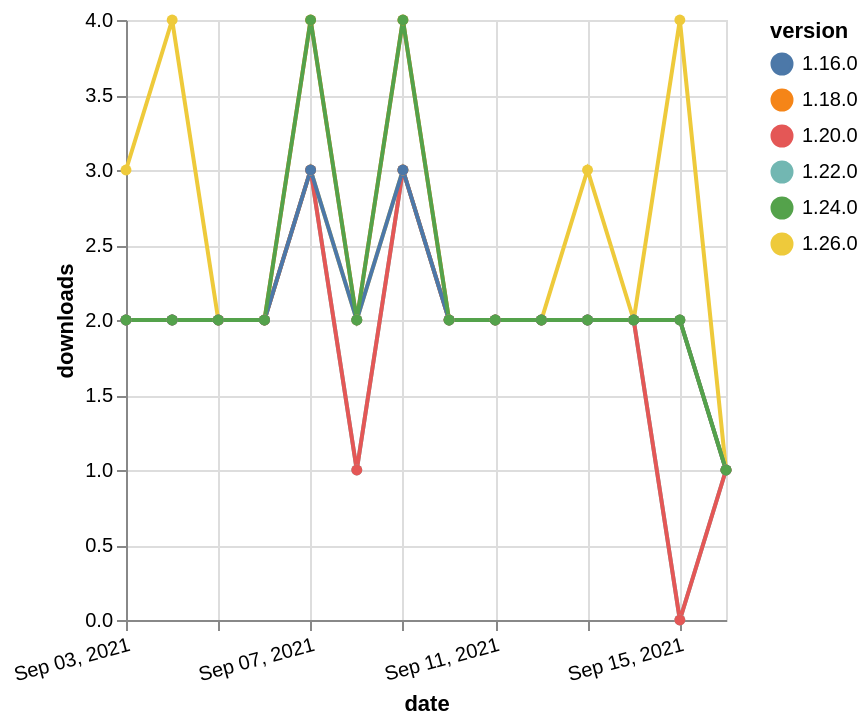

The specification (Vega-Lite) saved for this image:
### Vega-Lite specification from a JSON file in a GitHub repository (floating-point values rounded to 4 significant figures)
{"$schema": "https://vega.github.io/schema/vega-lite/v5.json", "description": "A simple bar chart with embedded data.", "data": {"values": [{"date": "2021-09-03", "total": 1952, "delta": 2, "version": "1.18.0"}, {"date": "2021-09-04", "total": 1954, "delta": 2, "version": "1.18.0"}, {"date": "2021-09-05", "total": 1956, "delta": 2, "version": "1.18.0"}, {"date": "2021-09-06", "total": 1958, "delta": 2, "version": "1.18.0"}, {"date": "2021-09-07", "total": 1962, "delta": 4, "version": "1.18.0"}, {"date": "2021-09-08", "total": 1964, "delta": 2, "version": "1.18.0"}, {"date": "2021-09-09", "total": 1968, "delta": 4, "version": "1.18.0"}, {"date": "2021-09-10", "total": 1970, "delta": 2, "version": "1.18.0"}, {"date": "2021-09-11", "total": 1972, "delta": 2, "version": "1.18.0"}, {"date": "2021-09-12", "total": 1974, "delta": 2, "version": "1.18.0"}, {"date": "2021-09-13", "total": 1976, "delta": 2, "version": "1.18.0"}, {"date": "2021-09-14", "total": 1978, "delta": 2, "version": "1.18.0"}, {"date": "2021-09-15", "total": 1980, "delta": 2, "version": "1.18.0"}, {"date": "2021-09-16", "total": 1981, "delta": 1, "version": "1.18.0"}, {"date": "2021-09-03", "total": 1003, "delta": 2, "version": "1.22.0"}, {"date": "2021-09-04", "total": 1005, "delta": 2, "version": "1.22.0"}, {"date": "2021-09-05", "total": 1007, "delta": 2, "version": "1.22.0"}, {"date": "2021-09-06", "total": 1009, "delta": 2, "version": "1.22.0"}, {"date": "2021-09-07", "total": 1012, "delta": 3, "version": "1.22.0"}, {"date": "2021-09-08", "total": 1013, "delta": 1, "version": "1.22.0"}, {"date": "2021-09-09", "total": 1016, "delta": 3, "version": "1.22.0"}, {"date": "2021-09-10", "total": 1018, "delta": 2, "version": "1.22.0"}, {"date": "2021-09-11", "total": 1020, "delta": 2, "version": "1.22.0"}, {"date": "2021-09-12", "total": 1022, "delta": 2, "version": "1.22.0"}, {"date": "2021-09-13", "total": 1024, "delta": 2, "version": "1.22.0"}, {"date": "2021-09-14", "total": 1026, "delta": 2, "version": "1.22.0"}, {"date": "2021-09-15", "total": 1026, "delta": 0, "version": "1.22.0"}, {"date": "2021-09-16", "total": 1027, "delta": 1, "version": "1.22.0"}, {"date": "2021-09-03", "total": 214, "delta": 3, "version": "1.26.0"}, {"date": "2021-09-04", "total": 218, "delta": 4, "version": "1.26.0"}, {"date": "2021-09-05", "total": 220, "delta": 2, "version": "1.26.0"}, {"date": "2021-09-06", "total": 222, "delta": 2, "version": "1.26.0"}, {"date": "2021-09-07", "total": 225, "delta": 3, "version": "1.26.0"}, {"date": "2021-09-08", "total": 227, "delta": 2, "version": "1.26.0"}, {"date": "2021-09-09", "total": 230, "delta": 3, "version": "1.26.0"}, {"date": "2021-09-10", "total": 232, "delta": 2, "version": "1.26.0"}, {"date": "2021-09-11", "total": 234, "delta": 2, "version": "1.26.0"}, {"date": "2021-09-12", "total": 236, "delta": 2, "version": "1.26.0"}, {"date": "2021-09-13", "total": 239, "delta": 3, "version": "1.26.0"}, {"date": "2021-09-14", "total": 241, "delta": 2, "version": "1.26.0"}, {"date": "2021-09-15", "total": 245, "delta": 4, "version": "1.26.0"}, {"date": "2021-09-16", "total": 246, "delta": 1, "version": "1.26.0"}, {"date": "2021-09-03", "total": 1443, "delta": 2, "version": "1.20.0"}, {"date": "2021-09-04", "total": 1445, "delta": 2, "version": "1.20.0"}, {"date": "2021-09-05", "total": 1447, "delta": 2, "version": "1.20.0"}, {"date": "2021-09-06", "total": 1449, "delta": 2, "version": "1.20.0"}, {"date": "2021-09-07", "total": 1452, "delta": 3, "version": "1.20.0"}, {"date": "2021-09-08", "total": 1453, "delta": 1, "version": "1.20.0"}, {"date": "2021-09-09", "total": 1456, "delta": 3, "version": "1.20.0"}, {"date": "2021-09-10", "total": 1458, "delta": 2, "version": "1.20.0"}, {"date": "2021-09-11", "total": 1460, "delta": 2, "version": "1.20.0"}, {"date": "2021-09-12", "total": 1462, "delta": 2, "version": "1.20.0"}, {"date": "2021-09-13", "total": 1464, "delta": 2, "version": "1.20.0"}, {"date": "2021-09-14", "total": 1466, "delta": 2, "version": "1.20.0"}, {"date": "2021-09-15", "total": 1466, "delta": 0, "version": "1.20.0"}, {"date": "2021-09-16", "total": 1467, "delta": 1, "version": "1.20.0"}, {"date": "2021-09-03", "total": 2053, "delta": 2, "version": "1.16.0"}, {"date": "2021-09-04", "total": 2055, "delta": 2, "version": "1.16.0"}, {"date": "2021-09-05", "total": 2057, "delta": 2, "version": "1.16.0"}, {"date": "2021-09-06", "total": 2059, "delta": 2, "version": "1.16.0"}, {"date": "2021-09-07", "total": 2062, "delta": 3, "version": "1.16.0"}, {"date": "2021-09-08", "total": 2064, "delta": 2, "version": "1.16.0"}, {"date": "2021-09-09", "total": 2067, "delta": 3, "version": "1.16.0"}, {"date": "2021-09-10", "total": 2069, "delta": 2, "version": "1.16.0"}, {"date": "2021-09-11", "total": 2071, "delta": 2, "version": "1.16.0"}, {"date": "2021-09-12", "total": 2073, "delta": 2, "version": "1.16.0"}, {"date": "2021-09-13", "total": 2075, "delta": 2, "version": "1.16.0"}, {"date": "2021-09-14", "total": 2077, "delta": 2, "version": "1.16.0"}, {"date": "2021-09-15", "total": 2079, "delta": 2, "version": "1.16.0"}, {"date": "2021-09-16", "total": 2080, "delta": 1, "version": "1.16.0"}, {"date": "2021-09-03", "total": 679, "delta": 2, "version": "1.24.0"}, {"date": "2021-09-04", "total": 681, "delta": 2, "version": "1.24.0"}, {"date": "2021-09-05", "total": 683, "delta": 2, "version": "1.24.0"}, {"date": "2021-09-06", "total": 685, "delta": 2, "version": "1.24.0"}, {"date": "2021-09-07", "total": 689, "delta": 4, "version": "1.24.0"}, {"date": "2021-09-08", "total": 691, "delta": 2, "version": "1.24.0"}, {"date": "2021-09-09", "total": 695, "delta": 4, "version": "1.24.0"}, {"date": "2021-09-10", "total": 697, "delta": 2, "version": "1.24.0"}, {"date": "2021-09-11", "total": 699, "delta": 2, "version": "1.24.0"}, {"date": "2021-09-12", "total": 701, "delta": 2, "version": "1.24.0"}, {"date": "2021-09-13", "total": 703, "delta": 2, "version": "1.24.0"}, {"date": "2021-09-14", "total": 705, "delta": 2, "version": "1.24.0"}, {"date": "2021-09-15", "total": 707, "delta": 2, "version": "1.24.0"}, {"date": "2021-09-16", "total": 708, "delta": 1, "version": "1.24.0"}]}, "width": "container", "mark": {"type": "line", "point": {"filled": true}}, "encoding": {"x": {"field": "date", "type": "temporal", "timeUnit": "yearmonthdate", "title": "date", "axis": {"labelAngle": -15}}, "y": {"field": "delta", "type": "quantitative", "title": "downloads"}, "color": {"field": "version", "type": "nominal"}, "tooltip": {"field": "delta"}}}
